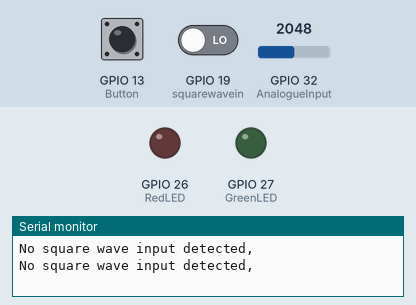
Simulated run of this sketch. Board: ESP32. Parts: output pins drawn as LEDs (lit = HIGH), the last lines printed to the serial monitor. The test bench sets the inputs (shaded band); at power-on: GPIO 32 (AnalogueInput) = 2048, GPIO 13 (Button) LOW, GPIO 19 (squarewavein) LOW. Pins used as bus, display or sensor lines are not drawn. At 2.5 s the program stops and its outputs stay as they are.

Above: at 1.2 s.
1.3 s: GPIO 32 (AnalogueInput) set to 4095
At 2.2 s:
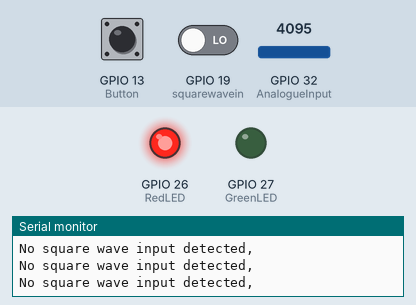
Timing chart, 0 to 4.0 s (numbered marks = the images above; inputs shaded):
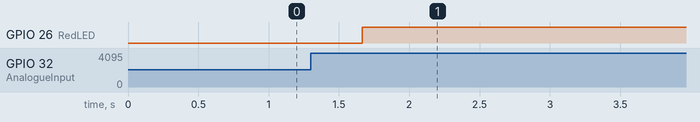

The sketch:

Assignment_3.ino
```cpp
//This program is composed of 9 different tasks at variable rates per second, executed using FreeRTOS;
// Task 1: 30Hz. Produces a 50microsecond pulse.
// Task 2: 5Hz. Monitors a digital input (Button).
// Task 3: 1Hz. Measures the frequency of a Square wave signal, 500Hz+ range, 50% duty cycle.
// Task 4: 24Hz. Reads an analogue input.
// Task 5: 24Hz. Takes an average of the last 4 recorded analogue inputs.
// Task 6: 10Hz. Executes __asm__ __volatile__ ("nop") 1000 times.
// Task 7: 3Hz. Produces an error code if the current analogue input is greater than half of the maximum range of the analogue input.
// Task 8: 3Hz. Visulaises the error code with an LED.
// Task 9: 0.2Hz. Prints to the serial port: Button state, Frequency of square wave, average analogue input.


//Task1 setup//
#define GreenLED 27//insert green LED pin
///////////////

//Task2//
#define Button 13 //insert Button pin
int ButtonState = 0;
/////////

//Task3//
#define squarewavein 19 //Square wave input pin number.
unsigned long SquarewaveStart = 0;
unsigned long SquarewaveEnd = 0;
unsigned long Task4StartTime = 0;
unsigned long Task4Length = 0;
unsigned long Frequency = 0;
int SquarewaveState = 0;
int LastSquarewaveState = 0;
/////////

//Task4//
#define AnalogueInput 32 //pin number
int AnalogueRead = 0;
#define Task2OutputPin 18
////////

//Task5//
int Prev1AnaInput = 0;
int Prev2AnaInput = 0;
int Prev3AnaInput = 0;
int Prev4AnaInput = 0;
int AverageAnaInput = 0;

/////////

//Task6//
/////////

//Task7//
int half_of_maximum_range_for_analogue_input = 2048; //Maximum is 4095.
int error_code = 0;
int AverageAnaInput7 = 0;
/////////

//Task8//
#define RedLED 26//insert green pin number
int error_code8 = 0;
////////

//Task9//
int ButtonStatePrint = 0;
int FrequencyPrint = 0;
int AverageAnaInputPrint = 0;
////////

static const uint8_t AnalogueQueueLength = 2; //Queue length of the Analogue queue
static const uint8_t ErrorCodeQueueLength = 1; //Queue length of the error code queue

//Global Variables
static QueueHandle_t AnalogueQueue;  //Analogue queue name
static QueueHandle_t ErrorCodeQueue; //Error code queue name


struct PrintedVariables { // These are our global variables, only accessed using semaphores to protect them
  int ButtonStateGlobal = 0;
  int FrequencyGlobal = 0;
  int AverageAnalogueInputGlobal = 0;
} PrintedStuff;
SemaphoreHandle_t FreqSem = xSemaphoreCreateBinary(); //Create Frequency Semaphore
SemaphoreHandle_t ButtonSem = xSemaphoreCreateBinary(); // CreateButton Semaphore
SemaphoreHandle_t AnalogueSem = xSemaphoreCreateBinary(); // Create Filtered analogue Semaphore


//CHANGE FREQUENCYS
TickType_t Task1Freq = 34; //Changes the frequencies of each task. Do 1000/HZ to calculate this.
TickType_t Task2Freq = 200;
TickType_t Task9Freq = 5000;


//Defines 9 tasks.
void Task1( void *pvParameters );
void Task2( void *pvParameters );
void Task3( void *pvParameters );
void Task4( void *pvParameters );
void Task5( void *pvParameters );
void Task6( void *pvParameters );
void Task7( void *pvParameters );
void Task8( void *pvParameters );
void Task9( void *pvParameters );


void setup() {

  Serial.begin(115200); // Start serial

  //Create queues
  AnalogueQueue = xQueueCreate(AnalogueQueueLength, sizeof(int));
  ErrorCodeQueue = xQueueCreate(ErrorCodeQueueLength, sizeof(int));


  //Task1 Setup//
  pinMode(GreenLED, OUTPUT);
  xTaskCreatePinnedToCore(
    Task1
    ,  "Task1"   // A name just for humans
    ,  570 //568 is high stack watermark
    // This stack size can be checked & adjusted by reading the Stack Highwater
    ,  NULL
    ,  2  // Priority, with 3 (configMAX_PRIORITIES - 1) being the highest, and 0 being the lowest.
    ,  NULL
    ,  0);
  //////////////

  //Task2 Setup//
  pinMode(Button, INPUT);
  pinMode(Task2OutputPin, OUTPUT);
  xTaskCreatePinnedToCore(
    Task2
    ,  "Task2"   // A name just for humans
    ,  515 // 492 is HSW
    ,  NULL
    ,  2  // Priority, with 3 (configMAX_PRIORITIES - 1) being the highest, and 0 being the lowest.
    ,  NULL
    ,  0);
  //////////////

  //Task3 Setup//
  pinMode(squarewavein, INPUT);
  xTaskCreatePinnedToCore(
    Task3
    ,  "Task3"   // A name just for humans
    ,  560  // This stack size can be checked & adjusted by reading the Stack Highwater
    ,  NULL
    ,  3  // Priority, with 3 (configMAX_PRIORITIES - 1) being the highest, and 0 being the lowest.
    ,  NULL
    ,  0);
  //////////////

  //Task4 Setup//
  pinMode(AnalogueInput, INPUT);

  xTaskCreatePinnedToCore(
    Task4
    ,  "Task4"   // A name just for humans
    ,  600  // 560 HSW
    ,  NULL
    ,  2  // Priority, with 3 (configMAX_PRIORITIES - 1) being the highest, and 0 being the lowest.
    ,  NULL
    ,  0);
  //////////////

  //Task5 Setup//
  xTaskCreatePinnedToCore(
    Task5
    ,  "Task5"   // A name just for humans
    ,  530  // This stack size can be checked & adjusted by reading the Stack Highwater
    ,  NULL
    ,  2  // Priority, with 3 (configMAX_PRIORITIES - 1) being the highest, and 0 being the lowest.
    ,  NULL
    ,  0);
  //////////////

  //Task6 Setup//
  xTaskCreatePinnedToCore(
    Task6
    ,  "Task6"   // A name just for humans
    ,  600  // This stack size can be checked & adjusted by reading the Stack Highwater
    ,  NULL
    ,  2  // Priority, with 3 (configMAX_PRIORITIES - 1) being the highest, and 0 being the lowest.
    ,  NULL
    ,  0);
  //////////////

  //Task7 Setup//
  xTaskCreatePinnedToCore(
    Task7
    ,  "Task7"   // A name just for humans
    ,  520
    ,  NULL
    ,  2  // Priority, with 3 (configMAX_PRIORITIES - 1) being the highest, and 0 being the lowest.
    ,  NULL
    ,  0);
  //////////////

  //Task8 Setup//
  pinMode(RedLED, OUTPUT);
  xTaskCreatePinnedToCore(
    Task8
    ,  "Task8"   // A name just for humans
    ,  530  //
    ,  NULL
    ,  2  // Priority, with 3 (configMAX_PRIORITIES - 1) being the highest, and 0 being the lowest.
    ,  NULL
    ,  0);
  //////////////

  //Task9 Setup//
  xTaskCreatePinnedToCore(
    Task9
    ,  "Task9"   // A name just for humans
    ,  850  // Stack needs to be this high, stack is much higher when button is pressed and
    ,  NULL
    ,  2  // Priority, with 3 (configMAX_PRIORITIES - 1) being the highest, and 0 being the lowest.
    ,  NULL
    ,  0);
  //////////////


}

void loop() {
  // put your main code here, to run repeatedly:

}

// Task 1
void Task1(void *pvParameters)
{
  (void) pvParameters;


  for (;;)
  {
    digitalWrite(GreenLED, HIGH); // LED on
    delayMicroseconds(50);
    digitalWrite(GreenLED, LOW); // LED off
    //Serial.println(uxTaskGetStackHighWaterMark(NULL)); //Used to test HSW
    vTaskDelay(Task1Freq); // Delays task for required length of time until it is needed to be executed again
  }
}

// Task 2
void Task2(void *pvParameters)  // This is a task.
{
  (void) pvParameters;


  for (;;)
  {

    digitalWrite(Task2OutputPin, HIGH); //As required to view task 2 execetion time
    ButtonState = digitalRead(Button); //Tells when Button is pressed
    xSemaphoreTake(ButtonSem, 5);
    PrintedStuff.ButtonStateGlobal = ButtonState;
    xSemaphoreGive(ButtonSem);
    digitalWrite(Task2OutputPin, LOW); //As required to view task 2 execetion time
    //Serial.println(uxTaskGetStackHighWaterMark(NULL));
    vTaskDelay(Task2Freq); // Delays task for required length of time until it is needed to be executed again
  }
}


// Task 3
void Task3(void *pvParameters)  // This is a task.
{
  (void) pvParameters;


  for (;;)
  {
    SquarewaveState = digitalRead(squarewavein); // Saving the initial state of the square wave.
    LastSquarewaveState = SquarewaveState;
    Task4StartTime = micros();

    while (SquarewaveState == LastSquarewaveState && micros() - Task4StartTime < 4000) {
      SquarewaveState = digitalRead(squarewavein); // We read until the state changes
    }

    SquarewaveStart = micros(); // Save this start time.
    LastSquarewaveState = SquarewaveState; // Save start state.
    while (SquarewaveState == LastSquarewaveState && micros() - Task4StartTime < 4000) { //Read again until state changes again
      SquarewaveState = digitalRead(squarewavein);
    }
    SquarewaveEnd = micros(); // Save the end time.
    if (micros() - Task4StartTime >= 4000) {
      Frequency = 0; //frequency less than 500HZ
      Serial.println("No square wave input detected, "); // This posts if there is no squarewave input, or if it is less than 500HZ.
    } else {
      Frequency = 1000000 / (2 * (SquarewaveEnd - SquarewaveStart)); // Calculate frequency
    }
    xSemaphoreTake(FreqSem, 5);
    PrintedStuff.FrequencyGlobal = Frequency;
    xSemaphoreGive(FreqSem);
    Task4Length = (micros() - Task4StartTime) / 1000; //Task4length in millis
    //Serial.println(uxTaskGetStackHighWaterMark(NULL)); //Used to test HSW
    vTaskDelay(1000 - Task4Length); // Delays task for required length of time until it is needed to be executed again
  }
}


// Task 4
void Task4(void *pvParameters)  // This is a task.
{
  (void) pvParameters;


  for (;;)
  {

    AnalogueRead = analogRead(AnalogueInput); // Reads analogue input
    if (xQueueSend(AnalogueQueue, &AnalogueRead, 20) != pdTRUE) { //Sends analogue input to analogue queue
      Serial.println("Queue 4 full"); // If queue is full this is posted to serial monitor
    }
    digitalWrite(Task2OutputPin, LOW);
    //Serial.println(uxTaskGetStackHighWaterMark(NULL)); //Used to test HSW
    vTaskDelay(41); // Delays task for required length of time until it is needed to be executed again
  }
}


// Task 5
void Task5(void *pvParameters)  // This is a task.
{
  (void) pvParameters;


  for (;;)
  {
    if (xQueueReceive(AnalogueQueue, &Prev1AnaInput, 0) == pdTRUE) { //Does this task only when there has been a value fully received in the analogue queue, sent by task 4.
      Prev4AnaInput = Prev3AnaInput; //4th last input
      Prev3AnaInput = Prev2AnaInput; //3rd last input
      Prev2AnaInput = Prev1AnaInput; //2nd last input

      AverageAnaInput = (Prev4AnaInput + Prev3AnaInput + Prev2AnaInput + Prev1AnaInput) / 4; // Mean average.

      // Save to global variables using Analogue semaphore for tasks 7,9
      xSemaphoreTake(AnalogueSem, 5);
      PrintedStuff.AverageAnalogueInputGlobal = AverageAnaInput;
      xSemaphoreGive(AnalogueSem);

      //Serial.println(uxTaskGetStackHighWaterMark(NULL)); //Used to test HSW

      vTaskDelay(41); // Delays task for required length of time until it is needed to be executed again
    }
  }
}


// Task 6
void Task6(void *pvParameters)  // This is a task.
{
  (void) pvParameters;


  for (;;)
  {
    for (int i = 1; i <= 1000; i++) {
      __asm__ __volatile__ ("nop");
    }
    //Serial.println(uxTaskGetStackHighWaterMark(NULL)); //Used to test HSW
    vTaskDelay(100); // Delays task for required length of time until it is needed to be executed again
  }
}


// Task 7
void Task7(void *pvParameters)  // This is a task.
{
  (void) pvParameters;


  for (;;)
  {
    xSemaphoreTake(AnalogueSem, 5); //Reads average analogue input from global variable using a semaphore to protect it
    AverageAnaInput7 = PrintedStuff.AverageAnalogueInputGlobal;
    xSemaphoreGive(AnalogueSem);
    if (AverageAnaInput7 > half_of_maximum_range_for_analogue_input) {
      error_code = 1;
    } else {
      error_code = 0;
    }
    if (xQueueSend(ErrorCodeQueue, &error_code, 20) != pdTRUE) { // Sends the error code to the error code queue, sends to task 8.
      Serial.print("Queue 7 Full");
    }
    //Serial.println(uxTaskGetStackHighWaterMark(NULL)); //Used to test HSW
    vTaskDelay(333); // Delays task for required length of time until it is needed to be executed again
  }
}


// Task 8
void Task8(void *pvParameters)  // This is a task.
{
  (void) pvParameters;


  for (;;)
  {
    if (xQueueReceive(ErrorCodeQueue, &error_code8, 0) != pdTRUE) {
      if (error_code8 == 1) {
        digitalWrite(RedLED, HIGH);
      } else {
        digitalWrite(RedLED, LOW);
      }
      //Serial.println(uxTaskGetStackHighWaterMark(NULL)); //Used to test HSW
      vTaskDelay(333); // Delays task for required length of time until it is needed to be executed again
    }
  }
}


// Task 9
void Task9(void *pvParameters)  // This is a task.
{
  (void) pvParameters;


  for (;;)
  {
    // Uses all the semaphores to read the global variables.
    xSemaphoreTake(ButtonSem, 5);
    ButtonStatePrint = PrintedStuff.ButtonStateGlobal;
    xSemaphoreGive(ButtonSem);
    xSemaphoreTake(FreqSem, 5);
    FrequencyPrint = PrintedStuff.FrequencyGlobal;
    xSemaphoreGive(FreqSem);
    xSemaphoreTake(AnalogueSem, 5);
    AverageAnaInputPrint = PrintedStuff.AverageAnalogueInputGlobal;
    xSemaphoreGive(AnalogueSem);
    if (ButtonStatePrint == 1) { // Prints variables iff button is pressed
      Serial.printf( "Button State is %d, ", ButtonStatePrint);
      Serial.printf( "Frequency is %d, ", FrequencyPrint);
      Serial.printf( "Average Analogue input is %d. \n", AverageAnaInputPrint);
    }
    //Serial.println(uxTaskGetStackHighWaterMark(NULL)); //Used to test HSW
    vTaskDelay(Task9Freq); // Delays task for required length of time until it is needed to be executed again

  }
}
```

Measured:
- after the input at 1.3 s, GPIO 26 (RedLED): LOW → HIGH after 0.37 s
